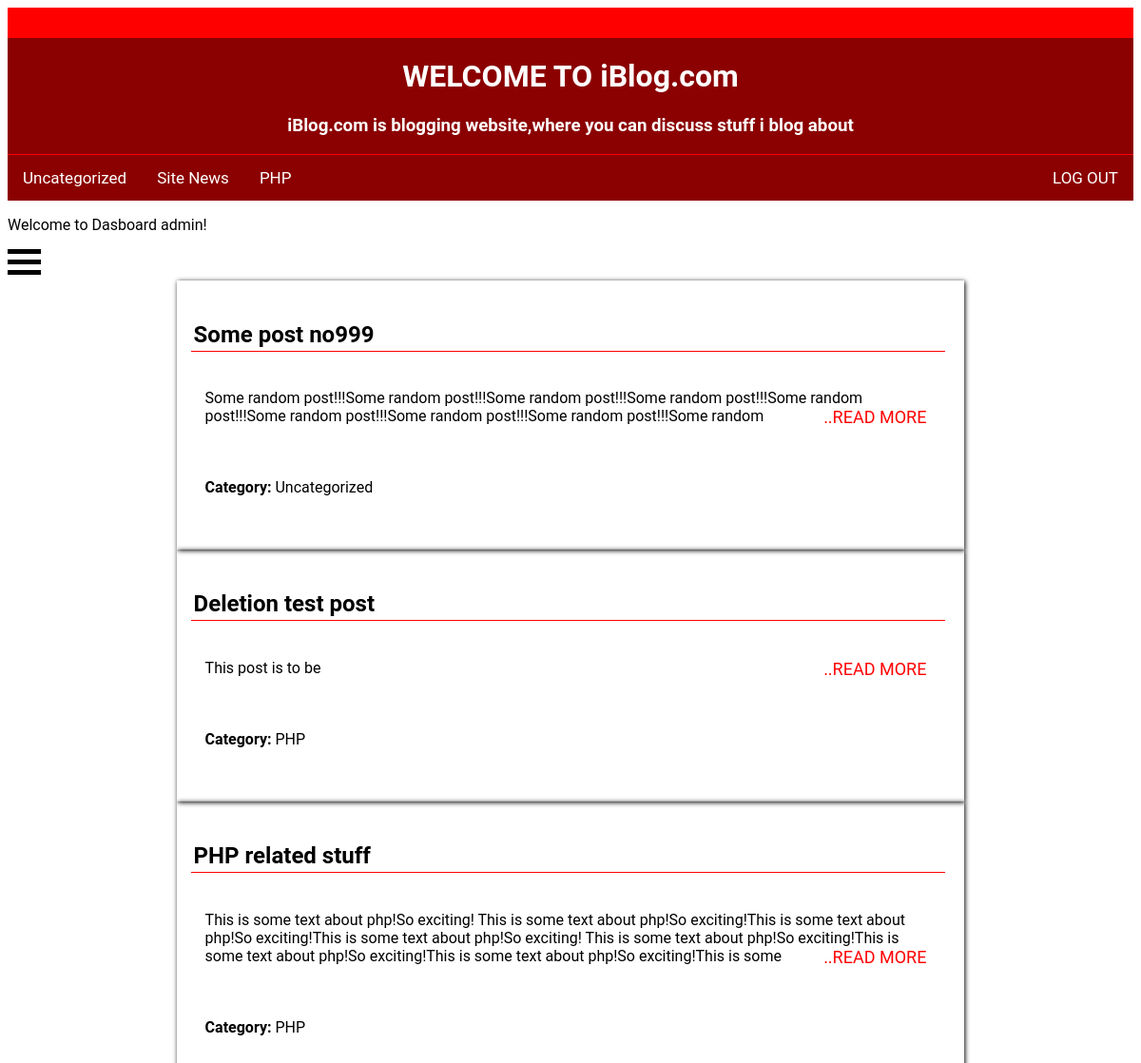
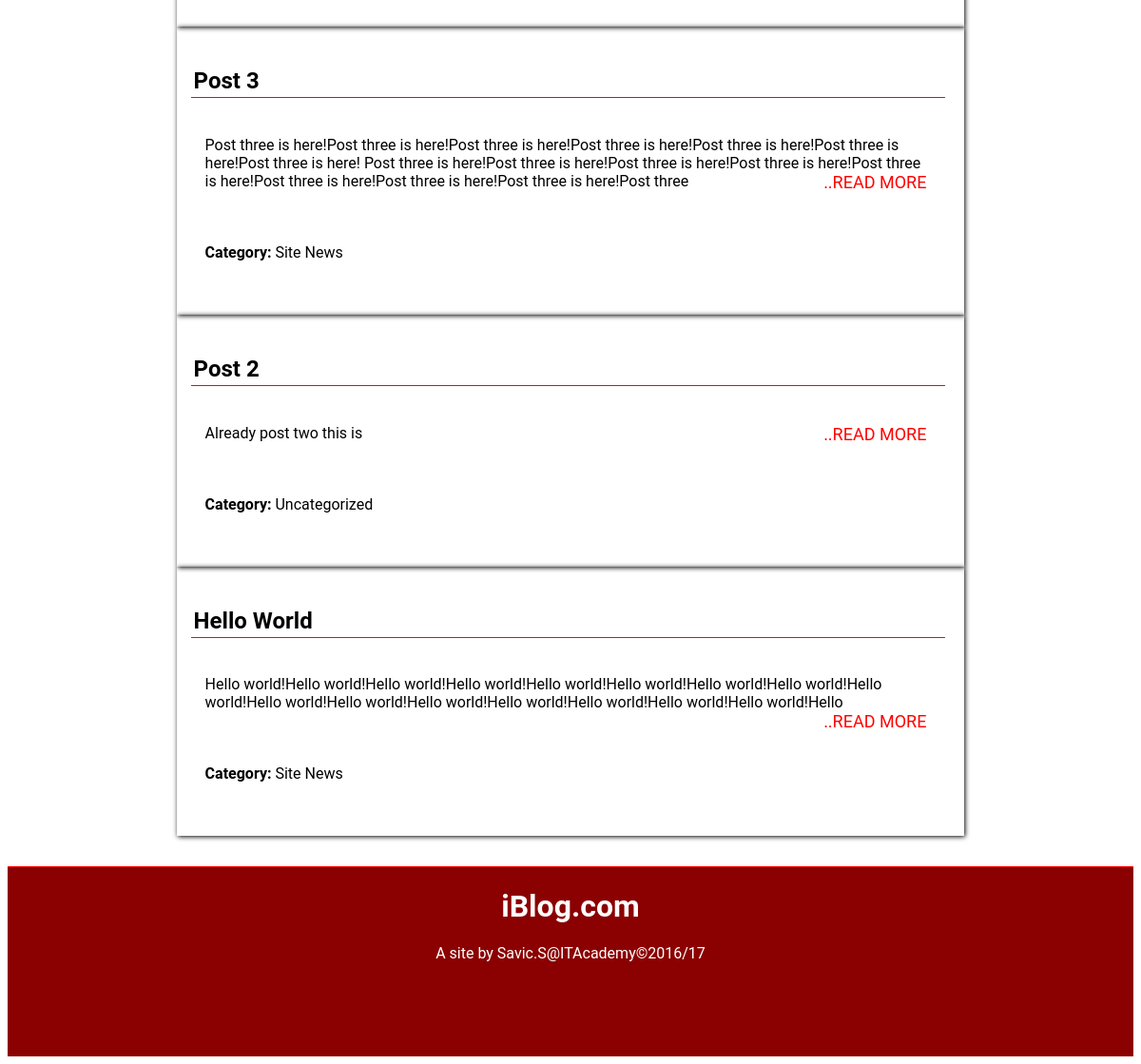
/index.php (signed in), run on the app's committed database (2 pictures, top to bottom).
### tables this page shows
CREATE TABLE `posts` (
  `post_id` int(11) NOT NULL AUTO_INCREMENT,
  `user_name` varchar(50) NOT NULL,
  `title` varchar(225) DEFAULT NULL,
  `body` text,
  `category_id` int(11) NOT NULL,
  `posted` datetime DEFAULT NULL,
  PRIMARY KEY (`post_id`),
  KEY `category_id_fk_idx` (`category_id`),
  CONSTRAINT `category_id_fk` FOREIGN KEY (`category_id`) REFERENCES `categories` (`category_id`) ON DELETE NO ACTION ON UPDATE NO ACTION
);

CREATE TABLE `categories` (
  `category_id` int(11) NOT NULL AUTO_INCREMENT,
  `category_name` varchar(45) DEFAULT NULL,
  PRIMARY KEY (`category_id`),
  UNIQUE KEY `category_name_UNIQUE` (`category_name`)
);

### index.php (the view, shortened to what this page needs)
<?php
require "connect.php";
$query = $con->prepare("SELECT post_id,title,LEFT (body,300)AS body,category_name FROM posts INNER JOIN categories ON categories.category_id = posts.category_id order by post_id DESC ");
$query->execute();
$query->bind_result($post_id,$title,$body,$category);
?>
<!DOCTYPE html>
<html lang="en">
	<head>
            <link rel="stylesheet" type="text/css" href="css/style.css" />
	</head>
    <?php
    include("header.php");
    ?>
	<body>
    <div id="catNiew" class="catnav" >
        <a href="Uncategorized.php" >Uncategorized</a>
        <a href="site_news.php">Site News</a>
        <a href="_php.php">PHP</a>
        <a href="logout.php" style="float: right;" >LOG OUT</a>
    </div>
    <?php
    if ($_SESSION['username']=='admin'){
      include "dashboard.php";
    }
    ?>
    <div >
      <?php
      while ($query->fetch()):
        $lastspace = strrpos($body, ' ');
      ?>
        <article id="container">
          <h2><?php echo $title; ?></h2>
          <p><?php echo substr($body,0,$lastspace)."<a href='post.php?id=$post_id'>..READ MORE</a>";?></p>
          <p><b>Category: </b><?php echo $category;?></p>
        </article>
      <?php endwhile ?>
    </div>
	</body>
    <?php
    include("footer.php");
    ?>
</html>

### css/style.css (style rules this page uses)
* { box-sizing: border-box; font-family: "Roboto","Droid Sans",sans-serif; }
a { font-size:large; background-color:transparent; color:red; text-decoration:none; }
#container { width:70%; height:auto; margin:auto; padding:20px 20px 20px 15px; box-shadow:1px 1px 5px 0px; }
#container h2 { padding: 3px; border-bottom: 1px solid red; }
#container p { padding:20px 20px 20px 15px; }
#container a { float:right; background-color:transparent; color:red; }
.catnav { background-color: darkred; overflow: hidden; }
.catnav a { float: left; display: block; color: white; text-align: center; padding: 14px 16px; text-decoration: none; font-size: 17px; }
body { min-height: 50%; }

### data on the page
posts: title "Some post no999", lastspace "Some random post!!!Some random post!!!Some random post!!!Some random post!!!Some random post!!!Some random post!!!Some random post!!!Some random post!!!Some random", category.category_name "Uncategorized"
posts: title "Deletion test post", lastspace "This post is to be", category.category_name "PHP"
posts: title "PHP related stuff", lastspace "This is some text about php!So exciting! This is some text about php!So exciting!This is some text about php!So exciting!This is some text about php!So exciting! This is some text about php!So exciting!This is some text about php!So exciting!This is some text about php!So exciting!This is some", category.category_name "PHP"
posts: title "Post 3", lastspace "Post three is here!Post three is here!Post three is here!Post three is here!Post three is here!Post three is here!Post three is here! Post three is here!Post three is here!Post three is here!Post three is here!Post three is here!Post three is here!Post three is here!Post three is here!Post three", category.category_name "Site News"
posts: title "Post 2", lastspace "Already post two this is", category.category_name "Uncategorized"
posts: title "Hello World", lastspace "Hello world!Hello world!Hello world!Hello world!Hello world!Hello world!Hello world!Hello world!Hello world!Hello world!Hello world!Hello world!Hello world!Hello world!Hello world!Hello world!Hello", category.category_name "Site News"

### other printed values
$_SESSION['username'] "admin"
